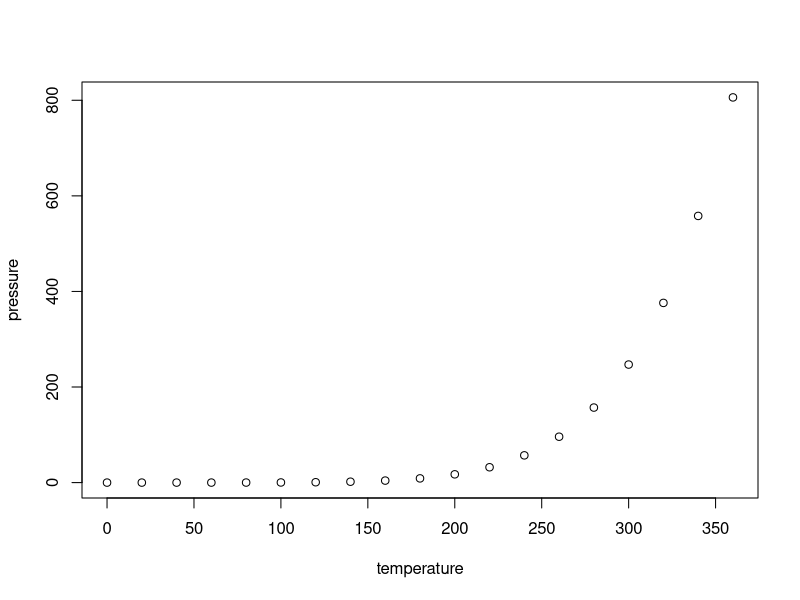
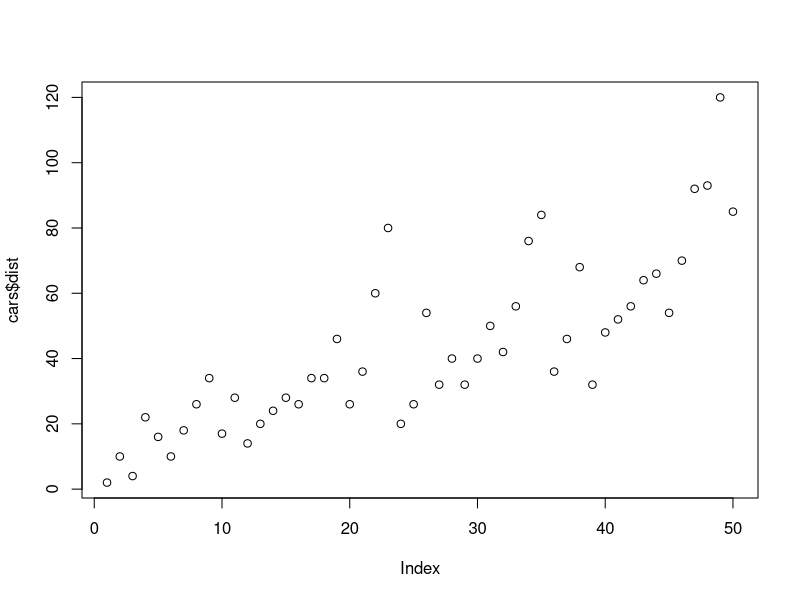

Source code (R) for these figures, in order:
## ---- chunk 1
knitr::opts_chunk$set(echo = TRUE)
## ---- chunk 2
summary(cars)
## ---- chunk 3
plot(pressure)
## ---- chunk 4
plot(cars$dist)
